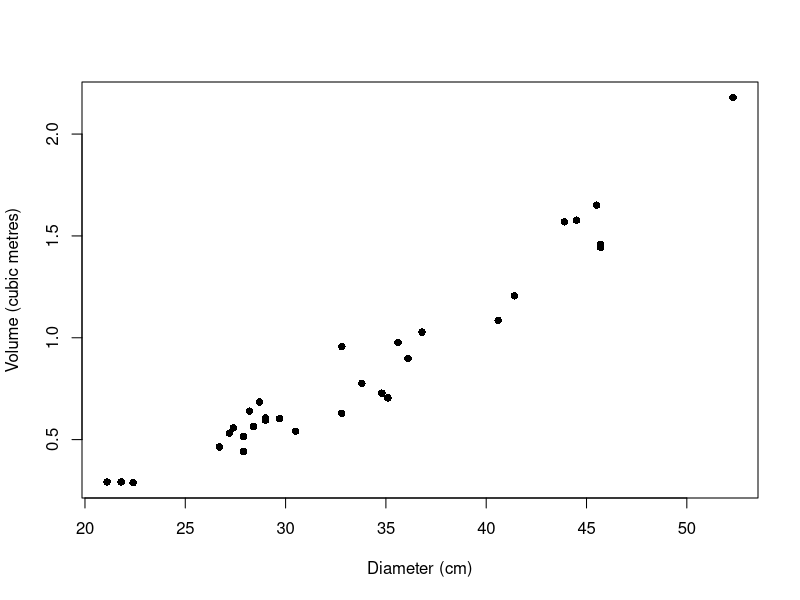
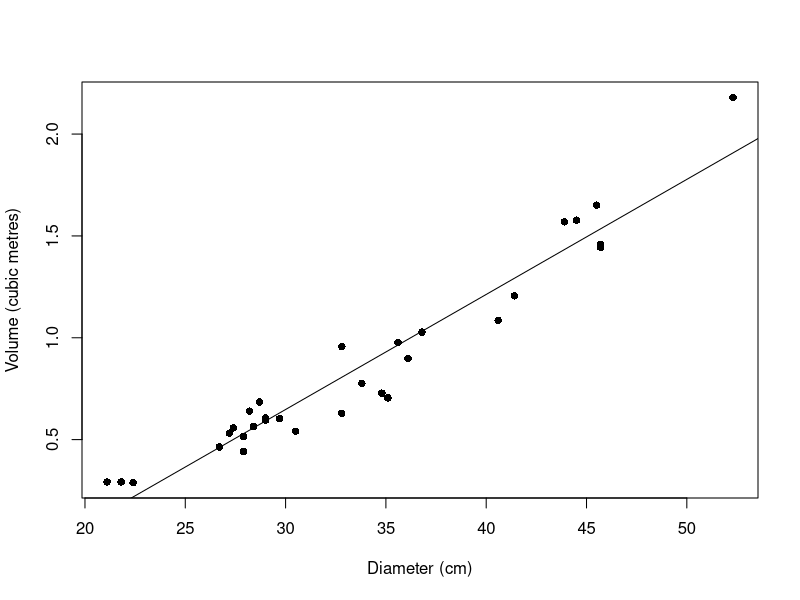
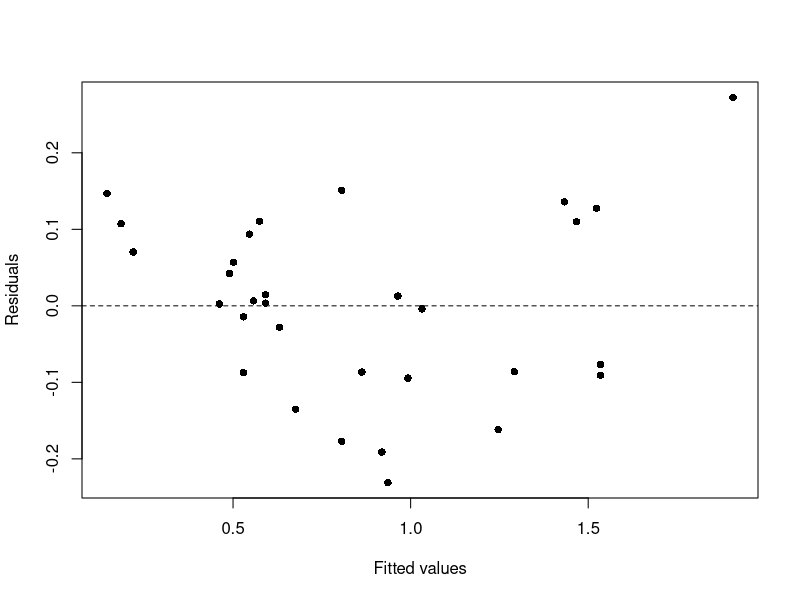

R code for these plots, in order:
## -----------------------------------------------------------------------------
str(trees)

## -----------------------------------------------------------------------------
cherry <- data.frame(
  diameter = round(trees$Girth * 2.54, 1), # cm
  height = round(trees$Height * 0.3048, 1), # m
  volume = round(trees$Volume * 0.0283168, 3) # cubic metres
)
summary(cherry)

## -----------------------------------------------------------------------------
plot(cherry$diameter, cherry$volume,
  pch = 16,
  xlab = "Diameter (cm)", ylab = "Volume (cubic metres)"
)
cor(cherry$diameter, cherry$volume)

## -----------------------------------------------------------------------------
my_var <- function(x) mean(x^2) - mean(x)^2
my_cov <- function(x, y) mean(x * y) - mean(x) * mean(y)

x <- cherry$diameter
y <- cherry$volume
beta_hat <- my_cov(x, y) / my_var(x) # Slope
alpha_hat <- mean(y) - beta_hat * mean(x) # Intercept
c(alpha_hat, beta_hat)

## -----------------------------------------------------------------------------
fit <- lm(volume ~ diameter, data = cherry)
coef(fit) # Least squares estimates

## -----------------------------------------------------------------------------
head(fitted(fit))
head(residuals(fit))

## -----------------------------------------------------------------------------
e <- residuals(fit)
1 - my_var(e) / my_var(y)
cor(x, y)^2

## -----------------------------------------------------------------------------
plot(cherry$diameter, cherry$volume,
  pch = 16,
  xlab = "Diameter (cm)", ylab = "Volume (cubic metres)"
)
abline(fit) # Same as abline(a = alpha_hat, b = beta_hat)

## -----------------------------------------------------------------------------
n <- nrow(cherry)
s <- sqrt(sum(e^2) / (n - 2))
s

## -----------------------------------------------------------------------------
se_hat <- s / sqrt(sum((x - mean(x))^2)) # Estimated standard error
se_hat

## -----------------------------------------------------------------------------
t_obs <- (beta_hat - 0) / se_hat # Observed test statistic
t_obs
qt(0.975, df = n - 2) # Critical value, significance level 5%
2 * (1 - pt(abs(t_obs), df = n - 2)) # Two-sided P-value

## -----------------------------------------------------------------------------
summary(fit)

## -----------------------------------------------------------------------------
t_quant <- qt(0.975, df = n - 2) # Quantile of order 0.975
c(beta_hat - t_quant * se_hat, beta_hat + t_quant * se_hat)
confint(fit) # Both alpha and beta, 95% by default

## -----------------------------------------------------------------------------
alpha_hat + beta_hat * 40
new_tree <- data.frame(diameter = 40)
predict(fit, newdata = new_tree)

## -----------------------------------------------------------------------------
predict(fit, newdata = new_tree, interval = "confidence")
predict(fit, newdata = new_tree, interval = "prediction")

## -----------------------------------------------------------------------------
plot(fitted(fit), residuals(fit),
  pch = 16,
  xlab = "Fitted values", ylab = "Residuals"
)
abline(h = 0, lty = "dashed") # Horizontal line at zero

## -----------------------------------------------------------------------------
predict(fit, newdata = data.frame(diameter = 15))
